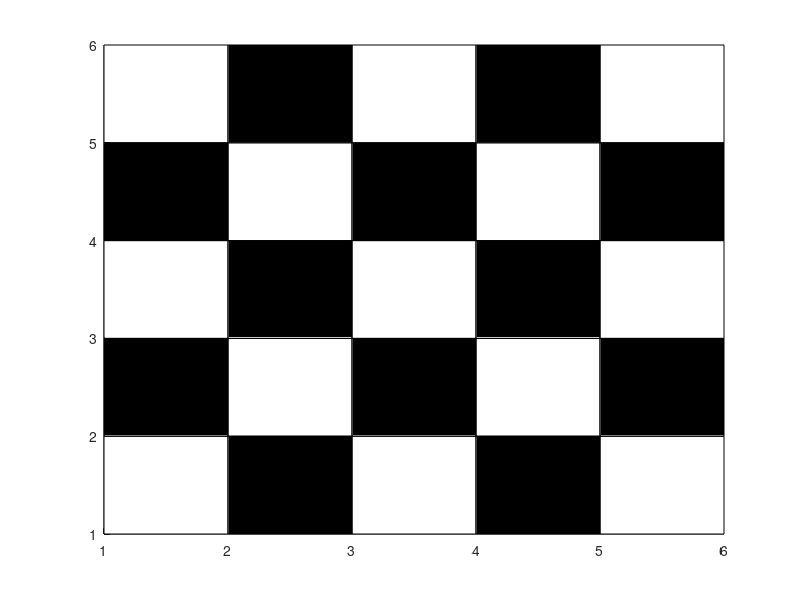

The MATLAB source for this figure:
clear all;
close all;
clc;

r = input('Number of rows for a checkered page:');
c = input('Number of columns for a checkered page:');

Chessboard = zeros(r,c);

for i = 1:1:r
    x = i;
    for j = 1:1:c
        if(mod(x,2) == 1)
            Chessboard(i,j) = 1;
        end
        x = x + 1;
    end
end

for i = 1:1:r
    for j = 1:1:c
        if(Chessboard(i,j) == 0)
            rectangle('Position',[i j 1 1], 'FaceColor','k');
        else
            rectangle('Position',[i j 1 1], 'FaceColor','w');
        end
    end
end
